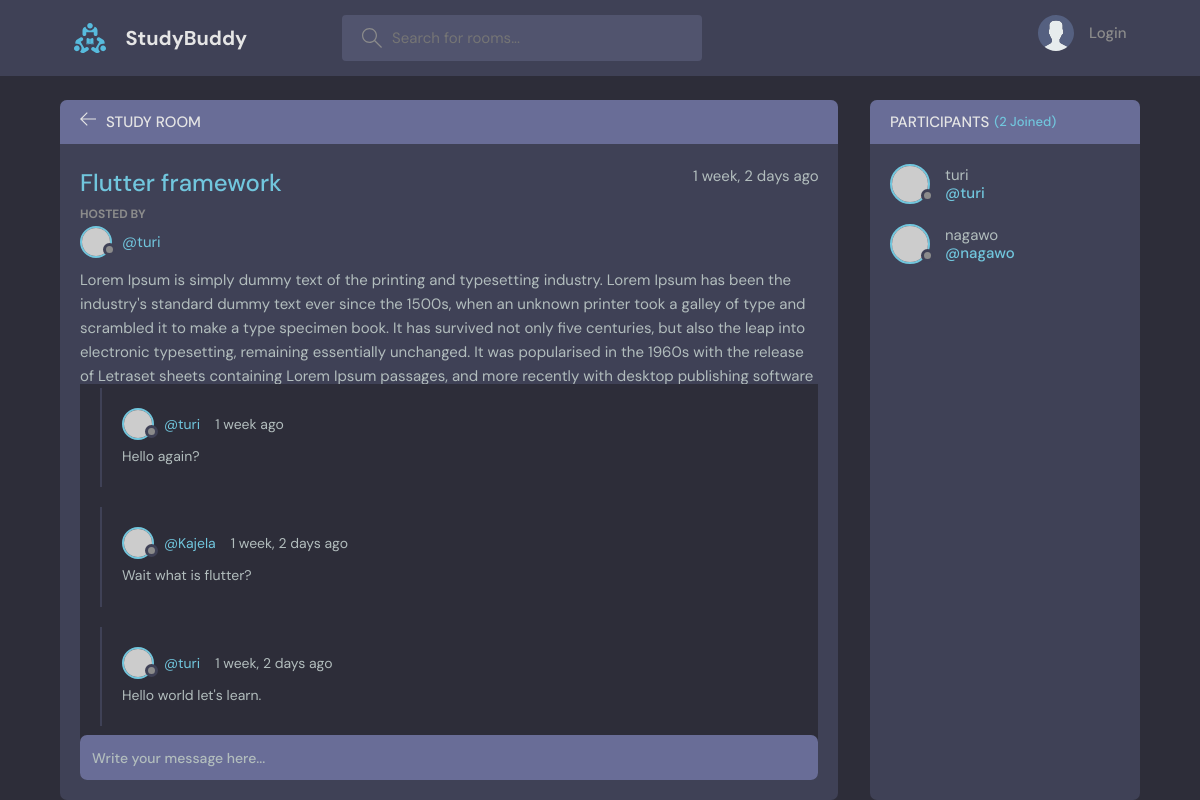
The page /room/2/ on the database as committed earlier.
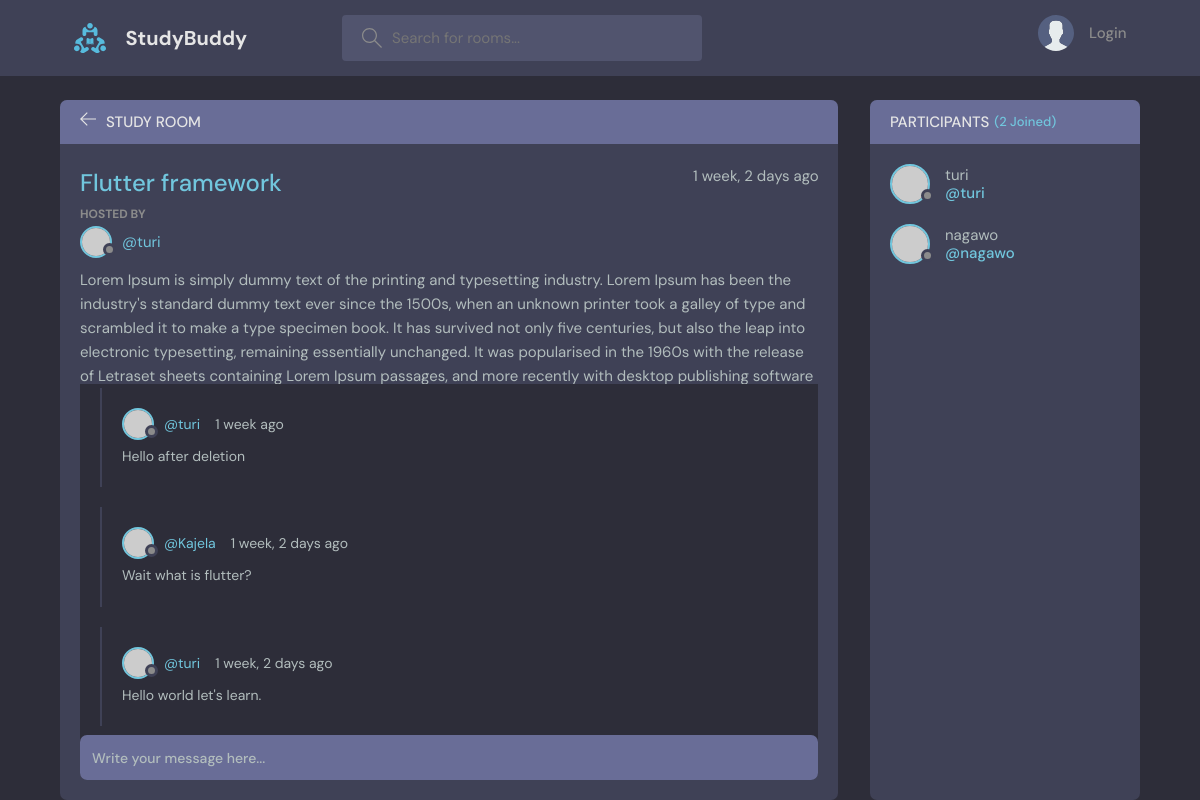
The same page on the database as committed later.
### base/models.py (models this page shows, shortened)
class Message(models.Model):
    user = models.ForeignKey(User, on_delete=models.CASCADE)
    room = models.ForeignKey(Room, on_delete=models.CASCADE)
    body = models.TextField()
    updated = models.DateTimeField(auto_now=True)
    created = models.DateTimeField(auto_now_add=True)
    class Meta():
        ordering = ['-updated', '-created']

### base/views.py (the view, shortened to what this page needs)
# urls.py: path('room/<str:pk>/', views.room, name="room"),
def room(request, pk):
    room = Room.objects.get(id=pk)
    room_messages = room.message_set.all().order_by('-created')
    participants = room.participants.all()
    context = {'room': room, 'room_messages': room_messages, 'participants': participants}
    return render(request, 'base/room.html', context)

### base/templates/base/room.html (shortened to what this page needs)
{% extends 'main.html' %}
{% load static %}
{% block content %}
    <main class="profile-page layout layout--2">
      <div class="container">
        <div class="room">
          <div class="room__top">
            <div class="room__topLeft">
              <a href="{% url 'home' %}">
                <svg version="1.1" xmlns="http://www.w3.org/2000/svg" width="32" height="32" viewBox="0 0 32 32">
                  <title>arrow-left</title>
                  <path
                    d="M13.723 2.286l-13.723 13.714 13.719 13.714 1.616-1.611-10.96-10.96h27.625v-2.286h-27.625l10.965-10.965-1.616-1.607z"
                  ></path>
                </svg>
              </a>
              <h3>Study Room</h3>
            </div>
          </div>
          <div class="room__box scroll">
            <div class="room__header scroll">
              <div class="room__info">
                <h3>{{room.name}}</h3>
                <span>{{room.created|timesince}} ago</span>
              </div>
              <div class="room__hosted">
                <p>Hosted By</p>
                <a href="{% url 'profile' room.host.id %}" class="room__author">
                  <div class="avatar avatar--small">
                    <img src="https://randomuser.me/api/portraits/men/37.jpg" />
                  </div>
                  <span>@{{room.host.username}}</span>
                </a>
              </div>
              <div class="room__details">
                {{room.description}}
              </div>
            </div>
            <div class="room__conversation">
              <div class="threads scroll">
                {% for room_message in room_messages %}
                <div class="thread">
                  <div class="thread__top">
                    <div class="thread__author">
                      <a href="{% url 'profile' room_message.user.id %}" class="thread__authorInfo">
                        <div class="avatar avatar--small">
                          <img src="https://randomuser.me/api/portraits/men/37.jpg" />
                        </div>
                        <span>@{{room_message.user}}</span>
                      </a>
                      <span class="thread__date">{{room_message.created|timesince}} ago</span>
                    </div>
                  </div>
                  <div class="thread__details">
                    {{room_message.body}}
                  </div>
                </div>
                {% endfor %}
              </div>
            </div>
          </div>
          <div class="room__message">
            <form action="#"><input name="" placeholder="Write your message here..." /></form>
          </div>
        </div>
        <div class="participants">
          <h3 class="participants__top">Participants <span>({{participants.count}} Joined)</span></h3>
          <div class="participants__list scroll">
            {% for user in participants %}
            <a href="{% url 'profile' user.id %}" class="participant">
              <div class="avatar avatar--medium">
                <img src="https://randomuser.me/api/portraits/men/37.jpg" />
              </div>
              <p>
                {{user.username}}
                <span>@{{user.username}}</span>
              </p>
            </a>
            {% endfor %}
          </div>
        </div>
      </div>
    </main>
   {% endblock %}

Rows that differ between the two databases and show on the page:
removed Message: user "turi", created "1 week", body "Hello again?"
added Message: user "turi", created "1 week", body "Hello after deletion"
